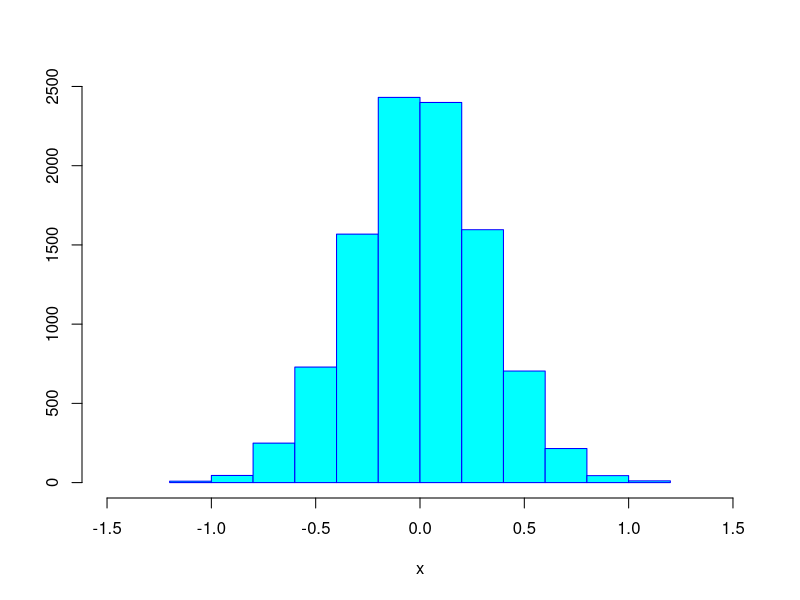
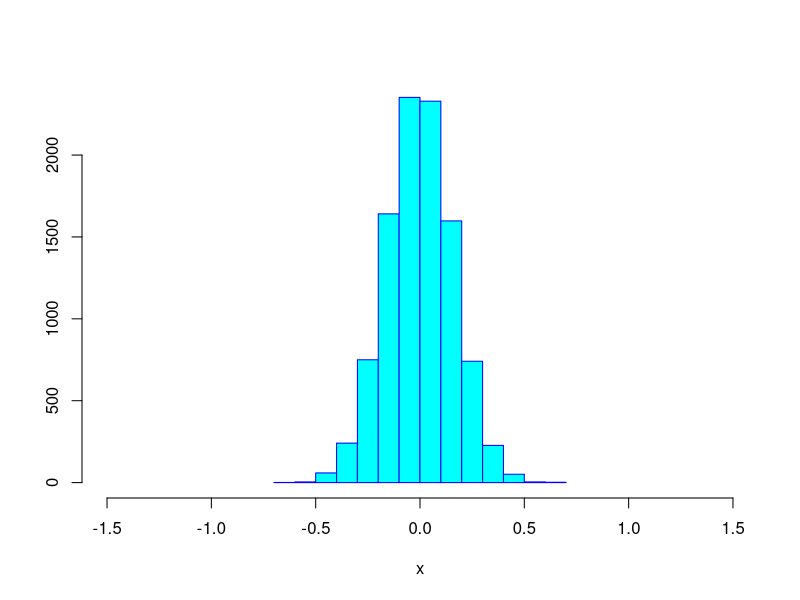
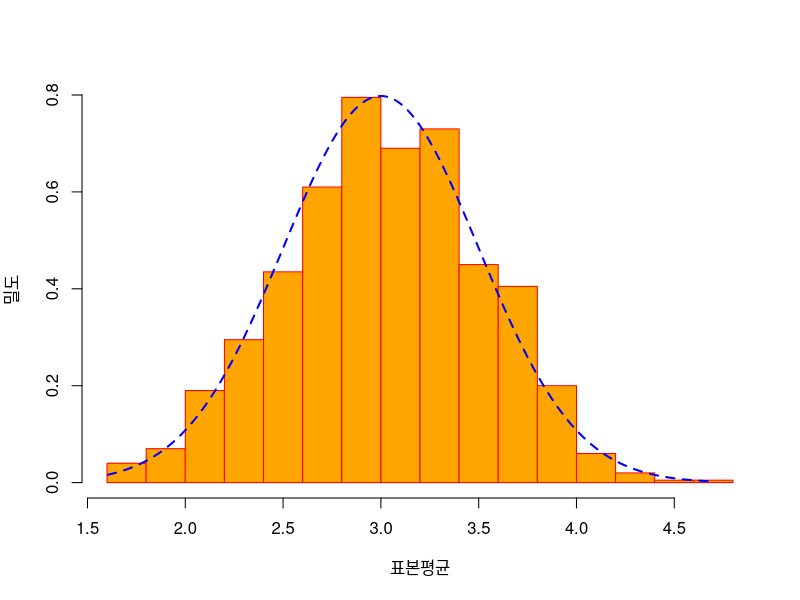
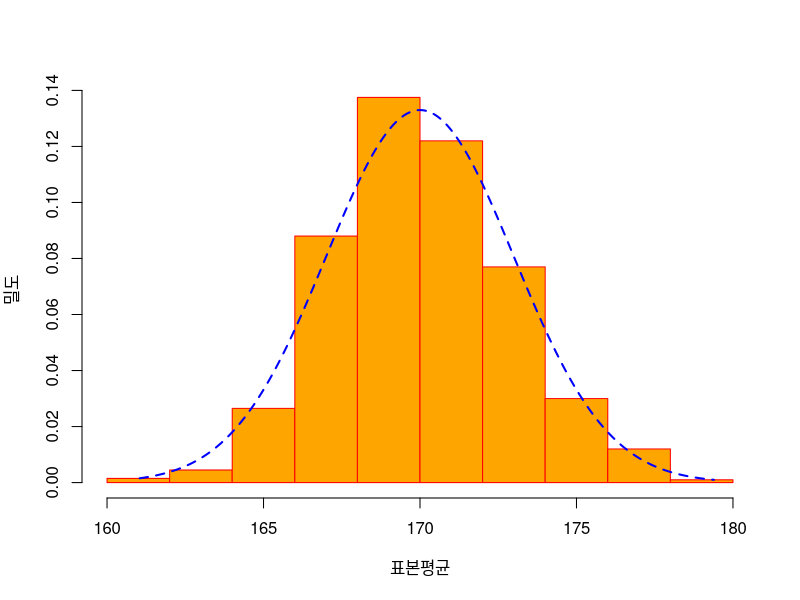
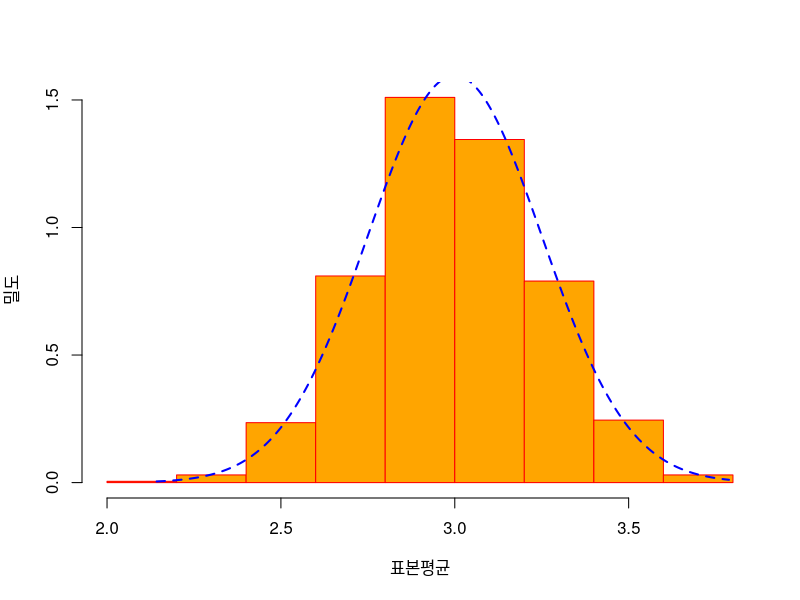
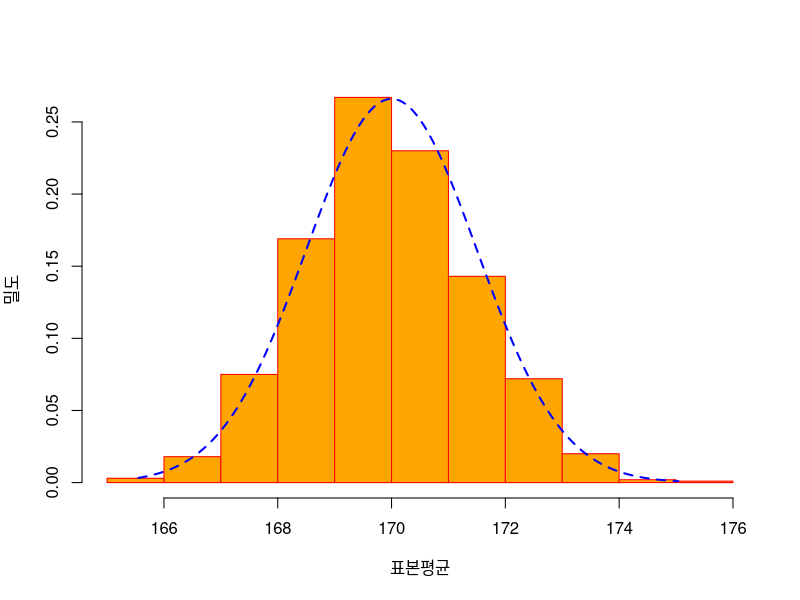
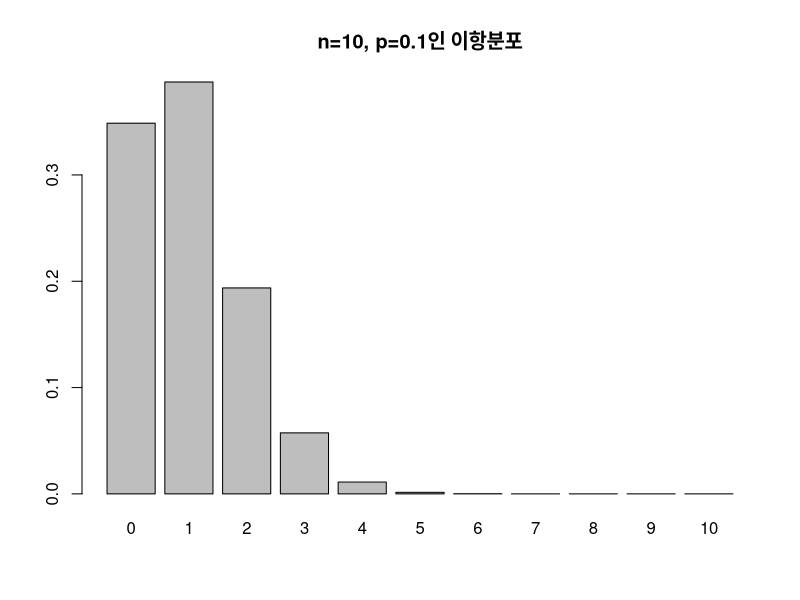
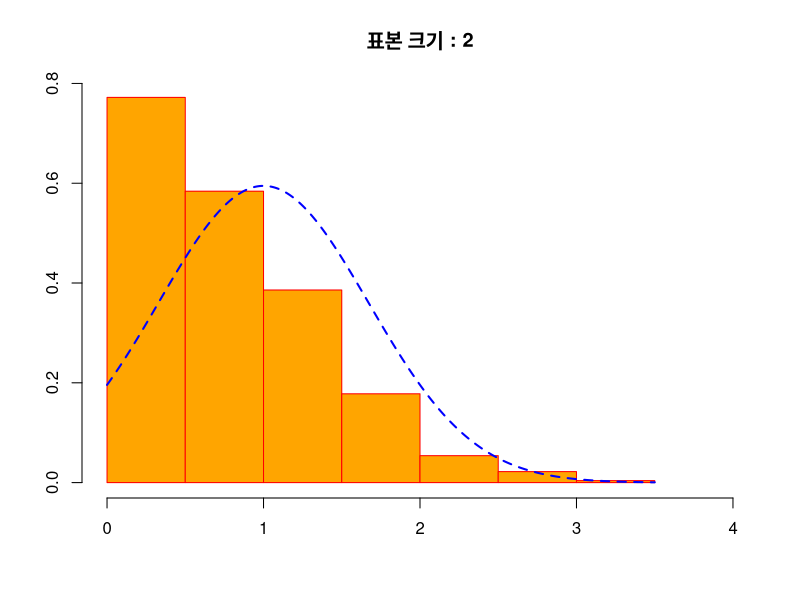

The R script that drew these images, in order: (Note: this script raises an error after producing the figures.)
# 표본 평균 x bar 의 분포
m10 <- rep(NA, 10000)
m40 <- rep(NA, 10000)
set.seed(9)
for( i in 1:10000) {
  m10[i] <- mean(rnorm(10))
  m40[i] <- mean(rnorm(40))
}

options(digits=4)
c(mean(m10), sd(m10))
c(mean(m40), sd(m40))

hist(m10, xlim=c(-1.5, 1.5), main="", 
     xlab="x", ylab="", col="cyan", border="blue")
hist(m40, xlim=c(-1.5, 1.5), main="", 
     xlab="x", ylab="", col="cyan", border="blue")

# 정규분포에서 추출한 표본평균 x bar의 분포
set.seed(9)
n <- 1000
r.1.mean = rep(NA, n)
r.2.mean = rep(NA, n)
for (i in 1:n ) {
  r.1.mean[i] = mean( rnorm(4, mean=3, sd=1) )
  r.2.mean[i] = mean( rnorm(4, mean=170, sd=6) )
}

options(digits=4)
c(mean(r.1.mean), sd(r.1.mean))
c(mean(r.2.mean), sd(r.2.mean))

hist(r.1.mean, prob=TRUE, 
     xlab="표본평균", ylab="밀도", 
     main="", col="orange", border="red")
x1 <- seq(min(r.1.mean), max(r.1.mean), length=1000)
y1 <- dnorm(x=x1, mean=3, sd=(1/sqrt(4)))
lines(x1, y1, lty=2, lwd=2, col="blue")

hist(r.2.mean, prob=TRUE, 
     xlab="표본평균", ylab="밀도", 
     main="", col="orange", border="red")
x2 <- seq(min(r.2.mean), max(r.2.mean), length=1000)
y2 <- dnorm( x=x2, mean=170, sd=(6/sqrt(4)) )
lines(x2, y2, lty=2, lwd=2, col="blue")

# 샘플 갯수가 16개 일때
for (i in 1:n ) {
  r.1.mean[i] = mean( rnorm(16, mean=3, sd=1) )
  r.2.mean[i] = mean( rnorm(16, mean=170, sd=6) )
}

c(mean(r.1.mean), sd(r.1.mean))
c(mean(r.2.mean), sd(r.2.mean))

hist(r.1.mean, prob=TRUE, 
     xlab="표본평균", ylab="밀도", 
     main="", col="orange", border="red")
x1 <- seq(min(r.1.mean), max(r.1.mean), length=1000)
y1 <- dnorm(x=x1, mean=3, sd=(1/sqrt(16)))
lines(x1, y1, lty=2, lwd=2, col="blue")

hist(r.2.mean, prob=TRUE, 
     xlab="표본평균", ylab="밀도", 
     main="", col="orange", border="red")
x2 <- seq(min(r.2.mean), max(r.2.mean), length=1000)
y2 <- dnorm( x=x2, mean=170, sd=(6/sqrt(16)) )
lines(x2, y2, lty=2, lwd=2, col="blue")

# 이항분포에서 추출한 표본평균 x bar의 분포
# 그림 4-6
t <- 10; p <- 0.1; x <- 0:10    # 세미콜론(;) 을 이용하여 한 줄에 여러 명령을 실행할 수 있습니다.
b.p <- dbinom(x, size=t, prob=p)
barplot(b.p, names=x, main="n=10, p=0.1인 이항분포")

# 예제 4-3
set.seed(9)
t <- 10
p <- 0.1
x <- 0:10
n <- 1000
b.2.mean <- rep(NA, n)
b.4.mean <- rep(NA, n)
b.16.mean <- rep(NA, n)
b.64.mean <- rep(NA, n)
b.256.mean <- rep(NA, n)

for(i in 1:n) {
  b.2.mean[i] <- mean( rbinom(2, size=t, prob=p) )
  b.4.mean[i] <- mean( rbinom(4, size=t, prob=p) )
  b.16.mean[i] <- mean( rbinom(16, size=t, prob=p) )
  b.64.mean[i] <- mean( rbinom(64, size=t, prob=p) )
  b.256.mean[i] <- mean( rbinom(256, size=t, prob=p) )
}

options(digits=4)
c(mean(b.2.mean), sd(b.2.mean))
c(mean(b.4.mean), sd(b.4.mean))
c(mean(b.16.mean), sd(b.16.mean))
c(mean(b.64.mean), sd(b.64.mean))
c(mean(b.256.mean), sd(b.256.mean))

hist(b.2.mean, prob=T, xlim=c(0, 4), 
     main="표본 크기 : 2", 
     ylab="", xlab="", col="orange", border="red")
x1 <- seq(min(b.2.mean), max(b.2.mean), length=1000)
y1 <- dnorm( x=x1, mean=1, sd=sqrt(0.9)/sqrt(2) )
lines(x1, y1, lty=2, lwd=2, col="blue")

hist(b.4.mean, prob=T, 
     xlim=c(0, 4), ylim=c(0, 1.2), 
     main="표본 크기 : 4", ylab="", xlab="", 
     col="orange", border="red")
x2 <- seq(min(b.4.mean), max(b.4.mean), length=1000)
y2 <- dnorm( x=x2, mean=1, sd=sqrt(0.9)/sqrt(4) )
lines(x2, y2, lty=2, lwd=2, col="blue")

hist(b.16.mean, prob=T, xlim=c(0, 4), 
     main="표본 크기 : 16", ylab="", xlab="", 
     col="orange", border="red")
x3 <- seq(min(b.16.mean), max(b.16.mean), length=1000)
y3 <- dnorm( x=x3, mean=1, sd=sqrt(0.9)/sqrt(16) )
lines(x3, y3, lty=2, lwd=2, col="blue")

hist(b.64.mean, prob=T, xlim=c(0, 2), 
     main="표본 크기 : 64", ylab="", xlab="", 
     col="orange", border="red")
x4 <- seq(min(b.64.mean), max(b.64.mean), length=1000)
y4 <- dnorm( x=x4, mean=1, sd=sqrt(0.9)/sqrt(64) )
lines(x4, y4, lty=2, lwd=2, col="blue")

hist(b.256.mean, prob=T, xlim=c(0.5, 1.5), 
     main="표본 크기 : 256", ylab="", xlab="", 
     col="orange", border="red")
x5 <- seq(min(b.32.mean), max(b.32.mean), length=1000)
y5 <- dnorm( x=x5, mean=1, sd=sqrt(0.9)/sqrt(256) )
lines(x5, y5, lty=2, lwd=2, col="blue")

# Chi-square 분포
df <- c(1, 3, 5, 10)
x <- seq(0, 20, by=0.01)
chi2.1 <- dchisq(x, df[1])
chi2.3 <- dchisq(x, df[2])
chi2.5 <- dchisq(x, df[3])
chi2.10 <- dchisq(x, df[4])

plot(x, type="n", xlim=c(0, 20), ylim=c(0, 0.3), 
     main="", xlab="x", ylab="", axes=F)
axis(1); axis(2)
lines(x, chi2.1, lwd=2, lty=1, col="black")
lines(x, chi2.3, lwd=2, lty=2, col="red")
lines(x, chi2.5, lwd=2, lty=3, col="blue")
lines(x, chi2.10, lwd=2, lty=4, col="green")
legend("topright", paste("df :", df), lty=1:4, 
       col=c("black","red", "blue", "green"), cex=0.7)

# t 분포
df <- c(1, 2, 8, 30)
x <- seq(-3, 3, by=0.01)
y <- dnorm(x)
t.1 <- dt(x, df=df[1])
t.2 <- dt(x, df=df[2])
t.8 <- dt(x, df=df[3])
t.30 <- dt(x, df=df[4])

par(mar=c(4,2,2,2))
plot(x, y, type="l", lty=1, axes=F, xlab="x", ylab="", col="red")
axis(1)
lines(x, t.1, lty=4, col="black")
lines(x, t.2, lty=3, col="magenta")
lines(x, t.8, lty=2, col="blue")
lines(x, t.30, lty=6, col="green")
legend("topright", paste("df :", df), lty=c(4, 3, 2, 6), 
       col=c("black", "magenta", "blue", "green"), cex=0.7)

# f 분포
df1 <- c(3, 10)
df2 <- c(5, 20)
x <- seq(0, 2, by=0.01)

f3.5 <- df(x, df1[1], df2[1])   # df(x, 3, 5)
f3.20 <- df(x, df1[1], df2[2])  # df(x, 3, 20)
f10.5 <- df(x, df1[2], df2[1])  # df(x, 10, 5)
f10.20 <- df(x, df1[2], df2[2]) # df(x, 10, 20)

plot(x, f3.5, type="l", ylim=c(0, 0.9), lwd=2, 
     axes=F, xlab="x", ylab="")
axis(1)
lines(x, f3.20, lty=2, lwd=2, col="blue")
lines(x, f10.5, lty=3, lwd=2, col="green")
lines(x, f10.20, lty=4, lwd=2, col="magenta")

legend("topright", paste("df :", c("3, 5", "3, 20", "10, 5", "10, 20")),
       col=c("black", "blue", "green", "magenta"), lty=1:4, cex=0.7)

# R function
# 모집단의 분산
options(digits=4)
var.p <- function(x) {
  n <- length(x)
  m <- mean(x)
  num <- sum( (x - m)^2 )
  var <- num / n
  return( var )
}

radius <- c(234, 234, 234, 233, 233, 233, 233, 231, 232, 231)
weight <- c(146.3, 146.4, 144.1, 146.7, 145.2, 144.1, 143.3, 147.3, 146.7, 147.3)

var.p(radius) # 모집단의 분산
var(radius)   # 표본집단의 분산
var.p(weight)
var(weight)

# NA 처리기능 추가
options(digits=4)
var.p2 <- function(x, na.rm=FALSE) {
  if(na.rm == TRUE){
    x <- x[!is.na(x)]
  }
  n <- length(x)
  m <- mean(x, na.rm=na.rm)
  num <- sum( (x - m)^2, na.rm=na.rm )
  denom <- n
  var <- num / denom
  return( var )
}

radius <- c(234, 234, 234, 233, 233, 233, NA, 231, 232, 231)
var.p2(radius)
var.p2(radius, na.rm=TRUE)  # 모집단의 분산
var(radius, na.rm = TRUE)   # 표본집단의 분산

